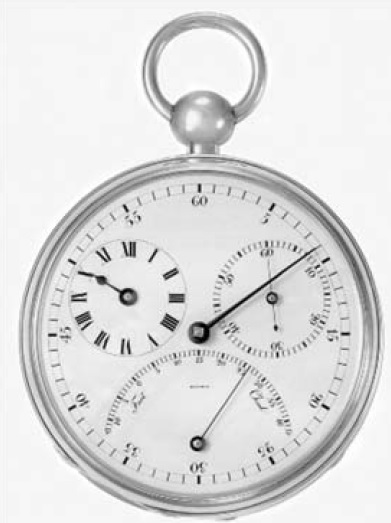
#> input picture digital_image_processing/chapter_2/pictures/interpolation_origin.jpg, 391 x 523 px, found by its file name
$ python interpolation.py
#> lines starting #> are read from the running program, lines starting #| are printed output that depends on the picture


import cv2 as cv
import sys
import os
import numpy as np
import copy
import math
from matplotlib import pyplot as plt

# gets the absolute path to the file
abspath = os.path.abspath(os.path.dirname(__file__))
# add the library file path
sys.path.append(abspath + "/../../common")
# change the work path
os.chdir(abspath)

import misc_utils
import math_utils
import opencv


def interpolation():
    """INTER_NEAREST：最邻近，效果最差
       INTER_AREA：   后边三个方法效果差不多，INTER_AREA的图像对比度最低，INTER_LANCZOS4对比度最高
       INTER_CUBIC：
       INTER_LANCZOS4：
    """

    img_origin = cv.imread("pictures/interpolation_origin.jpg")
#> img_origin is the input picture: shape (523, 391, 3); min 0, max 255, mean 221.4
    img_shrink = cv.resize(img_origin, (195,261), interpolation=cv.INTER_NEAREST)
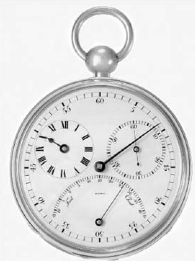
#> img_shrink: shape (261, 195, 3); min 0, max 255, mean 221.3


    img_shrink_INTER_NEAREST  = cv.resize(img_origin, (195,261), interpolation=cv.INTER_NEAREST)
    img_enlarge_INTER_NEAREST  = cv.resize(img_shrink, (391,523), interpolation=cv.INTER_NEAREST)
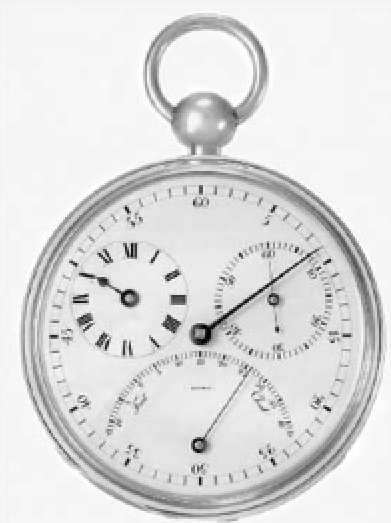
#> img_enlarge_INTER_NEAREST: shape (523, 391, 3); min 0, max 255, mean 221.4

    img_shrink_INTER_CUBIC  = cv.resize(img_origin, (195,261), interpolation=cv.INTER_CUBIC )
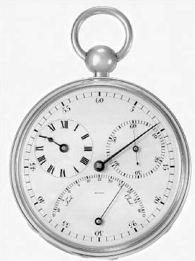
#> img_shrink_INTER_CUBIC: shape (261, 195, 3); min 0, max 255, mean 221.5
    img_enlarge_INTER_CUBIC  = cv.resize(img_shrink, (391,523), interpolation=cv.INTER_CUBIC )
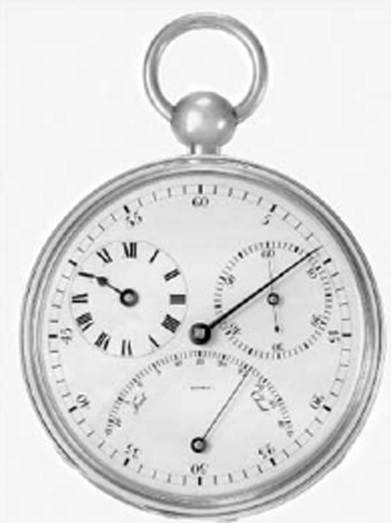
#> img_enlarge_INTER_CUBIC: shape (523, 391, 3); min 0, max 255, mean 221.3

    img_shrink_INTER_AREA = cv.resize(img_origin, (195,261), interpolation=cv.INTER_AREA)
    img_enlarge_INTER_AREA = cv.resize(img_shrink, (391,523), interpolation=cv.INTER_AREA)

    img_shrink_INTER_LANCZOS4  = cv.resize(img_origin, (195,261), interpolation=cv.INTER_LANCZOS4 )
    img_enlarge_INTER_LANCZOS4 = cv.resize(img_shrink, (391,523), interpolation=cv.INTER_LANCZOS4 )


    cv.imshow('img_origin', img_origin)
    cv.imshow('img_shrink_INTER_NEAREST', img_shrink_INTER_NEAREST)
    cv.imshow('img_enlarge_INTER_NEAREST', img_enlarge_INTER_NEAREST)

    cv.imshow('img_shrink_INTER_CUBIC', img_shrink_INTER_CUBIC)
    cv.imshow('img_enlarge_INTER_CUBIC', img_enlarge_INTER_CUBIC)

    cv.imshow('img_shrink_INTER_AREA', img_shrink_INTER_AREA)
    cv.imshow('img_enlarge_INTER_AREA', img_enlarge_INTER_AREA)

    cv.imshow('img_shrink_INTER_LANCZOS4', img_shrink_INTER_LANCZOS4)
    cv.imshow('img_enlarge_INTER_LANCZOS4', img_enlarge_INTER_LANCZOS4)

    cv.waitKey(0)


if __name__=="__main__":
    interpolation()
